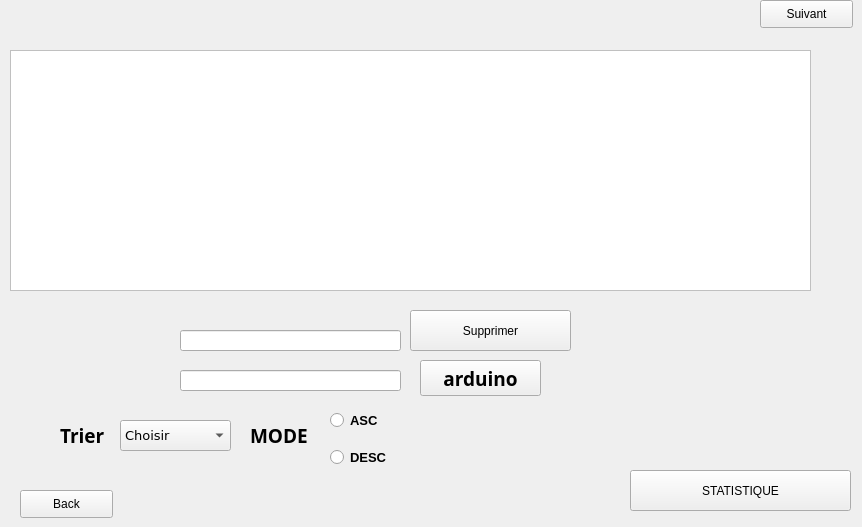
    <widget class="QWidget" name="page_26">
     <widget class="QLabel" name="label_98">
      <property name="geometry">
       <rect>
        <x>60</x>
        <y>410</y>
        <width>71</width>
        <height>51</height>
       </rect>
      </property>
      <property name="font">
       <font>
        <family>Segoe UI Semibold</family>
        <pointsize>14</pointsize>
        <weight>75</weight>
        <bold>true</bold>
       </font>
      </property>
      <property name="text">
       <string>Trier</string>
      </property>
     </widget>
     <widget class="QTableView" name="table_auditeur">
      <property name="geometry">
       <rect>
        <x>10</x>
        <y>50</y>
        <width>801</width>
        <height>241</height>
       </rect>
      </property>
      <property name="styleSheet">
       <string notr="true">QTableView {

background-color: #FFFFFF; /* Background color similar to Windows */

border: 1px solid #C0C0C0; /* Border color */

selection-background-color: #0078D4; /* Selection background color similar to Windows */

selection-color: #FFFFFF; /* Selection text color similar to Windows */

}



QHeaderView::section {

background-color: #0078D4; /* Header section background color similar to Windows */

color: #FFFFFF; /* Header section text color similar to Windows */

padding: 5px; /* Padding around header sections */

}</string>
      </property>
     </widget>
     <widget class="QWidget" name="verticalLayoutWidget_7">
      <property name="geometry">
       <rect>
        <x>330</x>
        <y>400</y>
        <width>160</width>
        <height>80</height>
       </rect>
      </property>
      <layout class="QVBoxLayout" name="verticalLayout_24">
       <item>
        <widget class="QRadioButton" name="ASC_2">
         <property name="font">
          <font>
           <family>Segoe UI</family>
           <pointsize>10</pointsize>
           <weight>75</weight>
           <bold>true</bold>
          </font>
         </property>
         <property name="text">
          <string>ASC</string>
         </property>
        </widget>
       </item>
       <item>
        <widget class="QRadioButton" name="DESC_2">
         <property name="font">
          <font>
           <family>Segoe UI</family>
           <pointsize>10</pointsize>
           <weight>75</weight>
           <bold>true</bold>
          </font>
         </property>
         <property name="text">
          <string>DESC</string>
         </property>
        </widget>
       </item>
      </layout>
     </widget>
     <widget class="QPushButton" name="stat_buttion">
      <property name="geometry">
       <rect>
        <x>630</x>
        <y>470</y>
        <width>221</width>
        <height>41</height>
       </rect>
      </property>
      <property name="styleSheet">
       <string notr="true">QPushButton {

background-color: #0078D4; /* Button background color similar to Windows */

color: #FFFFFF; /* Button text color */

border: 1px solid #0078D4; /* Button border color */

border-radius: 4px; /* Button border radius */

padding: 6px 12px; /* Button padding */

}



QPushButton:hover {

background-color: #00559B; /* Hovered button background color */

border: 1px solid #00559B; /* Hovered button border color */

}



QPushButton:pressed {

background-color: #003C75; /* Pressed butt}</string>
      </property>
      <property name="text">
       <string>STATISTIQUE</string>
      </property>
     </widget>
     <widget class="QPushButton" name="stat_buttion_2">
      <property name="geometry">
       <rect>
        <x>420</x>
        <y>360</y>
        <width>121</width>
        <height>36</height>
       </rect>
      </property>
      <property name="font">
       <font>
        <family>Arial Rounded MT Bold</family>
        <pointsize>14</pointsize>
        <weight>75</weight>
        <bold>true</bold>
       </font>
      </property>
      <property name="styleSheet">
       <string notr="true">QPushButton {

background-color: #0078D4; /* Button background color similar to Windows */

color: #FFFFFF; /* Button text color */

border: 1px solid #0078D4; /* Button border color */

border-radius: 4px; /* Button border radius */

padding: 6px 12px; /* Button padding */

}



QPushButton:hover {

background-color: #00559B; /* Hovered button background color */

border: 1px solid #00559B; /* Hovered button border color */

}



QPushButton:pressed {

background-color: #003C75; /* Pressed butt}</string>
      </property>
      <property name="text">
       <string>arduino</string>
      </property>
     </widget>
     <widget class="QPushButton" name="suivant_9">
      <property name="geometry">
       <rect>
        <x>760</x>
        <y>0</y>
        <width>93</width>
        <height>28</height>
       </rect>
      </property>
      <property name="styleSheet">
       <string notr="true">QPushButton {

background-color: #0078D4; /* Button background color similar to Windows */

color: #FFFFFF; /* Button text color */

border: 1px solid #0078D4; /* Button border color */

border-radius: 4px; /* Button border radius */

padding: 6px 12px; /* Button padding */

}



QPushButton:hover {

background-color: #00559B; /* Hovered button background color */

border: 1px solid #00559B; /* Hovered button border color */

}



QPushButton:pressed {

background-color: #003C75; /* Pressed butt}</string>
      </property>
      <property name="text">
       <string>Suivant</string>
      </property>
     </widget>
     <widget class="QComboBox" name="triebox_2">
      <property name="geometry">
       <rect>
        <x>120</x>
        <y>420</y>
        <width>111</width>
        <height>31</height>
       </rect>
      </property>
      <property name="font">
       <font>
        <family>Verdana</family>
        <pointsize>10</pointsize>
       </font>
      </property>
      <item>
       <property name="text">
        <string>Choisir</string>
       </property>
      </item>
      <item>
       <property name="text">
        <string>nom</string>
       </property>
      </item>
      <item>
       <property name="text">
        <string>prenom</string>
       </property>
      </item>
      <item>
       <property name="text">
        <string>salaire</string>
       </property>
      </item>
     </widget>
     <widget class="QLineEdit" name="id_auditeur_supp">
      <property name="geometry">
       <rect>
        <x>180</x>
        <y>330</y>
        <width>221</width>
        <height>21</height>
       </rect>
      </property>
     </widget>
     <widget class="QLineEdit" name="mission_id">
      <property name="geometry">
       <rect>
        <x>180</x>
        <y>370</y>
        <width>221</width>
        <height>21</height>
       </rect>
      </property>
     </widget>
     <widget class="QLabel" name="label_99">
      <property name="geometry">
       <rect>
        <x>250</x>
        <y>410</y>
        <width>71</width>
        <height>51</height>
       </rect>
      </property>
      <property name="font">
       <font>
        <family>Segoe UI Semibold</family>
        <pointsize>14</pointsize>
        <weight>75</weight>
        <bold>true</bold>
       </font>
      </property>
      <property name="text">
       <string>MODE</string>
      </property>
     </widget>
     <widget class="QPushButton" name="pb_supprimer">
      <property name="geometry">
       <rect>
        <x>410</x>
        <y>310</y>
        <width>161</width>
        <height>41</height>
       </rect>
      </property>
      <property name="styleSheet">
       <string notr="true">QPushButton {

background-color: #0078D4; /* Button background color similar to Windows */

color: #FFFFFF; /* Button text color */

border: 1px solid #0078D4; /* Button border color */

border-radius: 4px; /* Button border radius */

padding: 6px 12px; /* Button padding */

}



QPushButton:hover {

background-color: #00559B; /* Hovered button background color */

border: 1px solid #00559B; /* Hovered button border color */

}



QPushButton:pressed {

background-color: #003C75; /* Pressed butt}</string>
      </property>
      <property name="text">
       <string>Supprimer</string>
      </property>
     </widget>
     <widget class="QPushButton" name="back_9">
      <property name="geometry">
       <rect>
        <x>20</x>
        <y>490</y>
        <width>93</width>
        <height>28</height>
       </rect>
      </property>
      <property name="styleSheet">
       <string notr="true">QPushButton {

background-color: #0078D4; /* Button background color similar to Windows */

color: #FFFFFF; /* Button text color */

border: 1px solid #0078D4; /* Button border color */

border-radius: 4px; /* Button border radius */

padding: 6px 12px; /* Button padding */

}



QPushButton:hover {

background-color: #00559B; /* Hovered button background color */

border: 1px solid #00559B; /* Hovered button border color */

}



QPushButton:pressed {

background-color: #003C75; /* Pressed butt}</string>
      </property>
      <property name="text">
       <string>Back</string>
      </property>
     </widget>
    </widget>
